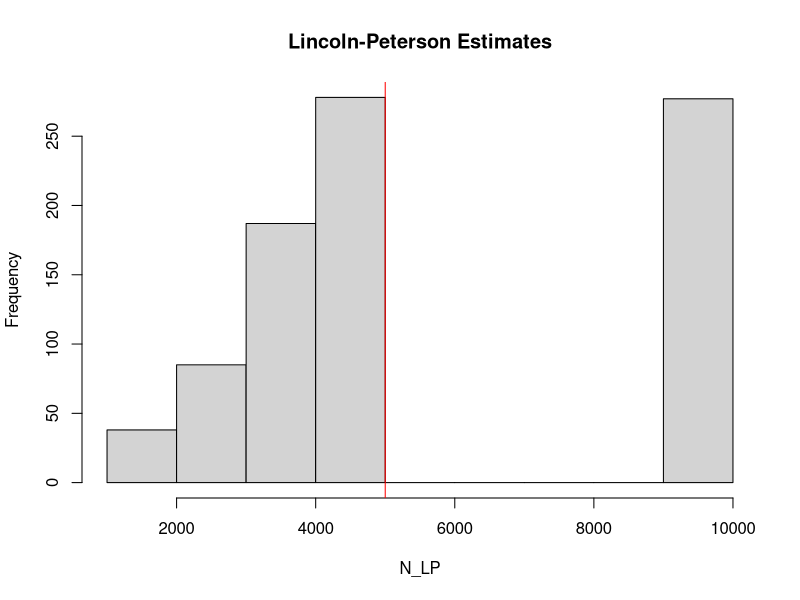
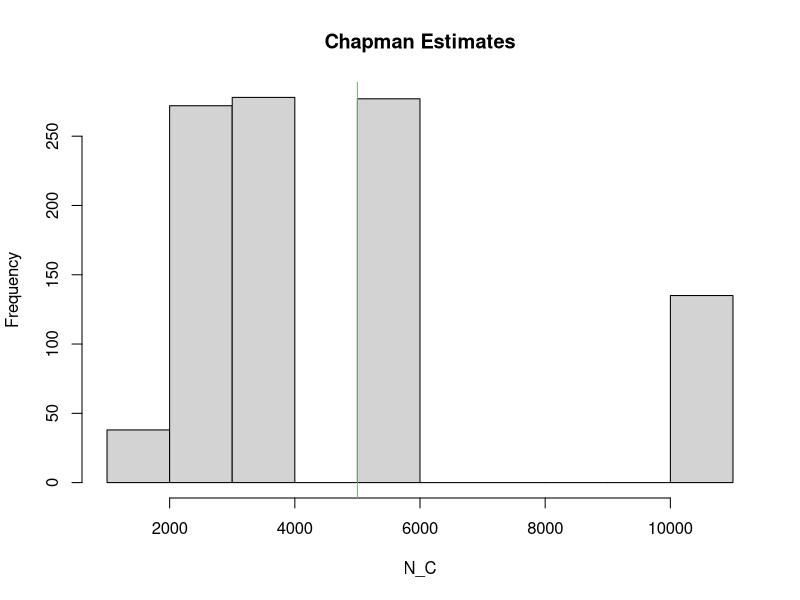

Write R code to recreate these figures, in order. (Note: a time limit stopped this script after it produced the figures.)
#########################
#         HW 3          # 
#########################


# SDGB 7844: Statistical Methods and Computation I
# Sumi Choudhury

############### 1 ###############
N <- 5000
n1 <- 100
n2 <- 100

# sample names (1 to N)
x_N <- 1:N

# tagged value will be 'No' for all N samples initially
tagged_N <- c(rep("No", N))

# recaptured value will be 'No' for all N samples initially
recaptured_N <- c(rep("No", N))

# create a dataset(data frame with 3 columns 
data_set <- data.frame(x_N, tagged_N, recaptured_N, stringsAsFactors=FALSE)

# give column names to data frame
colnames(data_set) <- c("SampleNo", "Tagged", "Recaptured")

# find n1 random samples to tag
tagged_n1 <- sample(x_N, n1)

# mark those samples in data frame as 'Yes' in Tagged column
data_set$Tagged[which(data_set$SampleNo %in% tagged_n1)] <- "Yes"

# find n2 random samples to recapture
recaptured_n2 <- sample(x_N, n2)

# mark those samples in data frame as 'Yes' in Recaptured column
data_set$Recaptured[which(data_set$SampleNo %in% recaptured_n2)] <- "Yes"

#determine m2, N_LP
m2 <- length(which(data_set$Tagged == "Yes" & data_set$Recaptured == "Yes"))

#compute Lincoln-Peterson Estimate of population
N_LP <- n1 * n2 / m2

#print m2, Lincoln-Peterson Estimate of population
m2
N_LP

############### 2 ###############

# function to simulate the capture-recapture procedure
capture_recapture_funct <- function(N, n1, n2, iterations) {
  x_N <- 1:N
  m2_all <- c()
  N_LP_all <- c()
  for (i in 1: iterations){
    tagged_N <- c(rep("No", N))
    recaptured_N <- c(rep("No", N))
    data_set <- data.frame(x_N, tagged_N, recaptured_N, stringsAsFactors=FALSE)
    colnames(data_set) <- c("SampleNo", "Tagged", "Recaptured")

    tagged_n1 <- sample(x_N, n1)
    data_set$Tagged[which(data_set$SampleNo %in% tagged_n1)] <- "Yes"
  
    recaptured_n2 <- sample(x_N, n2)
    data_set$Recaptured[which(data_set$SampleNo %in% recaptured_n2)] <- "Yes"
  
    m2 <- length(which(data_set$Tagged == "Yes" & data_set$Recaptured == "Yes"))
    N_LP <- n1 * n2 / m2
    m2_all <- c(m2_all, m2)
    N_LP_all <- c(N_LP_all, N_LP)
  }
  sim <- data.frame(m2_all, N_LP_all)
  colnames(sim) <- c("m2", "N_LP")
  mylist <- list()
  mylist[[1]] <- sim
  mylist[[2]] <- N
  return(mylist)
}

N <- 5000
n1 <- 100
n2 <- 100
iterations <- 1000

# run simulation for 1,000 iterations for a population
output <- capture_recapture_funct(N, n1, n2, iterations)
sim <- output[[1]]
head(sim)
tail(sim)
N <- output[[2]]
N

# make a histogram of the resulting N_LP vector
hist(sim$N_LP, xlab="N_LP", ylab="Frequency", main="Lincoln-Peterson Estimates")

# indicate N in plot
abline(v=N, col="red")

############### 3 ###############
# calculate percentage of estimated population values that are infinite
total_inf_values <- length(which(sim$N_LP == "Inf"))
total_inf_values
P <- total_inf_values * 100 / iterations
P


############### 4 ###############

# vector to store Chapman estimates
N_C_all = c()

# compute Chapman estimate of population for all simulations
for(i in 1:iterations) {
  N_C <- ((n1 + 1) * (n2 + 1)) / (sim$m2[i] + 1) - 1
  N_C_all <- c(N_C_all, N_C)
}

# make a histogram of the resulting N_C vector
hist(N_C_all, xlab="N_C", ylab="Frequency", main="Chapman Estimates")

# indicate N in plot
abline(v=N, col="green")

############### 5 ###############

# calculate bias in Lincoln-Peterson estimates
thetacap_N_LP = 0
for(i in 1:iterations) {
  thetacap_N_LP <- thetacap_N_LP + sim$N_LP[i]
}
bias_N_LP = thetacap_N_LP / iterations - N
bias_N_LP

# calculate bias in Chapman estimates
thetacap_N_C = 0
for(i in 1:iterations) {
  thetacap_N_C <- thetacap_N_C + N_C_all[i]
}
bias_N_C = thetacap_N_C / iterations - N
bias_N_C

############### 6 ###############
# written in document

############### 7 ###############
chapman_estimator_func <- function(N, iterations, sample_sizes) {
n_all = c()
bias_NC_all = c()
variance_all = c()
  for(n in sample_sizes)  {
    thetacap_N_C = 0
	variance_N_C_total = 0
    for (i in 1: iterations) {
	  n1 <- n
	  n2 <- n
	  x_N <- 1:N
      tagged_N <- c(rep("No", N))
      recaptured_N <- c(rep("No", N))
      data_set <- data.frame(x_N, tagged_N, recaptured_N, stringsAsFactors=FALSE)
      colnames(data_set) <- c("SampleNo", "Tagged", "Recaptured")
      
	  tagged_n1 <- sample(x_N, n1)
      data_set$Tagged[which(data_set$SampleNo %in% tagged_n1)] <- "Yes"
      
	  recaptured_n2 <- sample(x_N, n2)
      data_set$Recaptured[which(data_set$SampleNo %in% recaptured_n2)] <- "Yes"
      
	  m2 <- length(which(data_set$Tagged == "Yes" & data_set$Recaptured == "Yes"))
      
	  N_C <- ((n1 + 1) * (n2 + 1)) / (m2 + 1) - 1
	  thetacap_N_C <- thetacap_N_C + N_C
	  
	  var_tmp = ((n1 + 1) * (n2 + 1) * (n2 - m2) * (n1 - m2)) / ((m2 + 1) * (m2 + 1) * (m2 + 2))
	  variance_N_C_total <- variance_N_C_total + var_tmp
   }
    bias_N_C = thetacap_N_C / iterations - N
	variance_N_C = variance_N_C_total / iterations
	n_all <- c(n_all, n) 
	bias_NC_all = c(bias_NC_all, bias_N_C)
    variance_all = c(variance_all, variance_N_C)
  }
  sim_data <- data.frame(n_all, bias_NC_all, variance_all)
  colnames(sim_data) <- c("n", "bias_NC", "variance")
  return(sim_data)
}
# run this function for N = 100,000 AND 1000 iterations AND multiple sample sizes
chapman_estimations <- chapman_estimator_func(100000, 1000, seq(from=100, to=5000, by=50))
chapman_estimations


# plot bias versus n
xrange <- range(chapman_estimations$n) 
yrange <- range(chapman_estimations$bias_NC) 
par(pch=18)
plot(chapman_estimations$n, chapman_estimations$bias_NC, type="o",col="red", xlab="n (sample size)", ylab="chapman bias" ) 
title("Chapman Estimator Bias")

# plot variance versus n
xrange <- range(chapman_estimations$n) 
yrange <- range(chapman_estimations$variance) 
par(pch=20)
plot(chapman_estimations$n, chapman_estimations$variance, type="o",col="blue", xlab="n (sample size)", ylab="variance" ) 
title("Sample Size Vs Variance")
